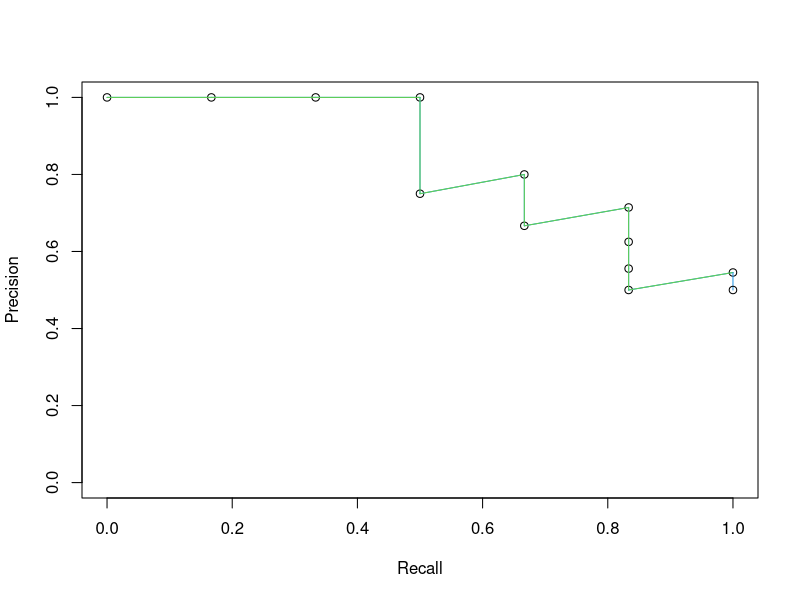

Recreate this plot in R.




pdf("PR_curve_step_12.pdf", width = 6, height = 4)

plot(x=0,y=1,xlim=c(0,1),ylim=c(0,1),xlab="Recall",ylab="Precision")


#Step 1

z0 = c(0,1)
z1 = c(1/6,1)

segments(x0=z0[1],y0=z0[2],x1=z1[1],y1=z1[2],col=4)
points(z1[1],z1[2])


#Step 2
segments(x0=z0[1],y0=z0[2],x1=z1[1],y1=z1[2],col=3)

z0 = z1
z1 = c(1/3,1)

segments(x0=z0[1],y0=z0[2],x1=z1[1],y1=z1[2],col=4)
points(z1[1],z1[2])


#Step 3
segments(x0=z0[1],y0=z0[2],x1=z1[1],y1=z1[2],col=3)

z0 = z1
z1 = c(1/2,1)

segments(x0=z0[1],y0=z0[2],x1=z1[1],y1=z1[2],col=4)
points(z1[1],z1[2])

#Step 4
segments(x0=z0[1],y0=z0[2],x1=z1[1],y1=z1[2],col=3)

z0 = z1
z1 = c(1/2,3/4)

segments(x0=z0[1],y0=z0[2],x1=z1[1],y1=z1[2],col=4)
points(z1[1],z1[2])



#Step 5
segments(x0=z0[1],y0=z0[2],x1=z1[1],y1=z1[2],col=3)

z0 = z1
z1 = c(2/3,4/5)

segments(x0=z0[1],y0=z0[2],x1=z1[1],y1=z1[2],col=4)
points(z1[1],z1[2])

#Step 6
segments(x0=z0[1],y0=z0[2],x1=z1[1],y1=z1[2],col=3)

z0 = z1
z1 = c(2/3,2/3)

segments(x0=z0[1],y0=z0[2],x1=z1[1],y1=z1[2],col=4)
points(z1[1],z1[2])



#Step 7
segments(x0=z0[1],y0=z0[2],x1=z1[1],y1=z1[2],col=3)

z0 = z1
z1 = c(5/6,5/7)

segments(x0=z0[1],y0=z0[2],x1=z1[1],y1=z1[2],col=4)
points(z1[1],z1[2])



#Step 8
segments(x0=z0[1],y0=z0[2],x1=z1[1],y1=z1[2],col=3)

z0 = z1
z1 = c(5/6,5/8)

segments(x0=z0[1],y0=z0[2],x1=z1[1],y1=z1[2],col=4)
points(z1[1],z1[2])


#Step 9
segments(x0=z0[1],y0=z0[2],x1=z1[1],y1=z1[2],col=3)

z0 = z1
z1 = c(5/6,5/9)

segments(x0=z0[1],y0=z0[2],x1=z1[1],y1=z1[2],col=4)
points(z1[1],z1[2])


#Step 10
segments(x0=z0[1],y0=z0[2],x1=z1[1],y1=z1[2],col=3)

z0 = z1
z1 = c(5/6,1/2)

segments(x0=z0[1],y0=z0[2],x1=z1[1],y1=z1[2],col=4)
points(z1[1],z1[2])


#Step 11
segments(x0=z0[1],y0=z0[2],x1=z1[1],y1=z1[2],col=3)

z0 = z1
z1 = c(1,6/11)

segments(x0=z0[1],y0=z0[2],x1=z1[1],y1=z1[2],col=4)
points(z1[1],z1[2])


#Step 12
segments(x0=z0[1],y0=z0[2],x1=z1[1],y1=z1[2],col=3)

z0 = z1
z1 = c(1,1/2)

segments(x0=z0[1],y0=z0[2],x1=z1[1],y1=z1[2],col=4)
points(z1[1],z1[2])
dev.off()
